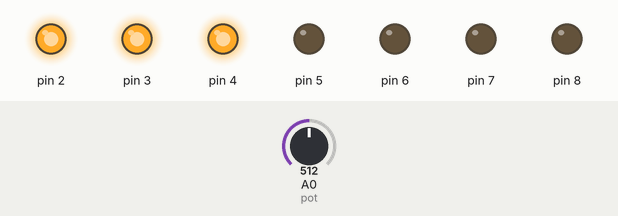
This sketch was run on a simulated Arduino Uno, built with avr-gcc and run on an emulated ATmega328P. Shown: output pins drawn as LEDs (lit = HIGH). Dashed ring = blinking. The test bench sets the inputs (shaded band); at power-on: A0 (pot) = 512.

Above: at 1.3 s.
1.4 s: A0 (pot) set to 480
At 1.77 s:
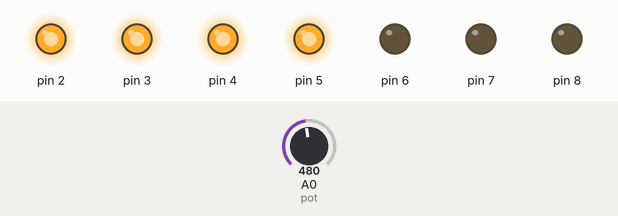
4.5 s: A0 (pot) set to 450
7.6 s: A0 (pot) set to 0
At 9.2 s:
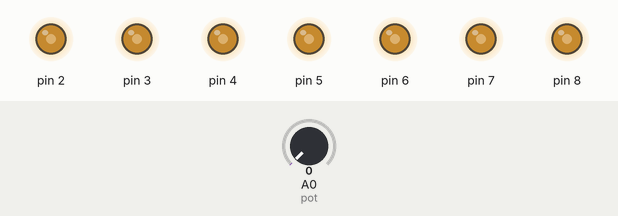
9.5 s: A0 (pot) set to 18
At 9.69 s:
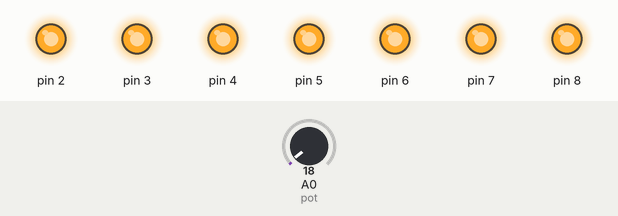
12.6 s: A0 (pot) set to 122
At 13.16 s:
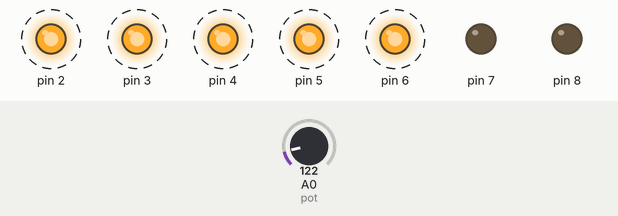
15.7 s: A0 (pot) set to 306
Timing chart, 0 to 19.8 s (numbered marks = the images above; inputs shaded):
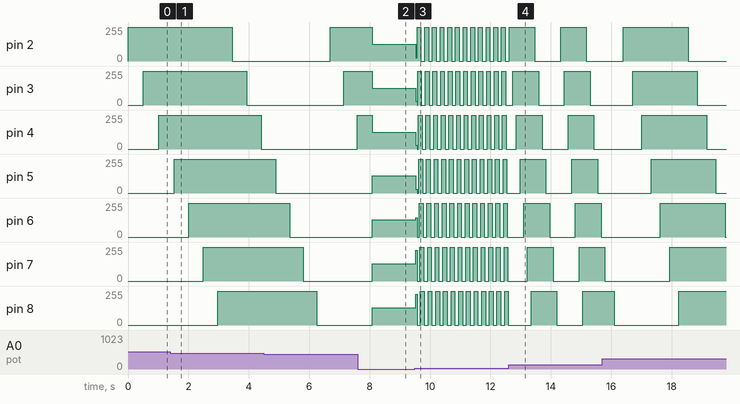

Measured:
- the behaviour switches between 494 and 493 on A0 (pot) (found by bisection; images 0 and 1)
- after the input at 1.4 s, pin 4: 255/255 → 0/255 after 3.0 s
- after the input at 4.5 s, pin 4: 0/255 → 255/255 after 3.1 s
- after the input at 7.6 s, pin 2–4: 255/255 → 126/255 after 0.49 s; pin 5, pin 8: 0/255 → 129/255 after 0.49 s; pin 6, pin 7: 0/255 → 130/255 after 0.49 s
- after the input at 9.5 s, pin 2: 126/255 → 26/255 at once, then repeats every 0.25 s: 255/255 0.13 s, 0/255 0.13 s; pin 4: 126/255 → 28/255 at once, then moves between 0/255 and 255/255, repeating every 1.5 s
- after the input at 12.6 s, pin 2: 255/255 → 0/255 after 0.87 s, → 255/255 0.85 s later, → 0/255 0.85 s later; pin 3: alternates 255/255 for 0.85 s and 0/255 for 0.85 s, starting after 0.14 s

The sketch:

7LedChaser.ino
```cpp
int ledpin;
int pot = A0;

void setup() {
for(ledpin=2;ledpin<=8;ledpin++){
  pinMode(ledpin,OUTPUT);
 }
}
void loop() {
  for(ledpin=2;ledpin<=8;ledpin++){
  int value = analogRead(pot);
  digitalWrite(ledpin,HIGH);
  delay(value);
  }
    for(ledpin=2;ledpin<=8;ledpin++){
      int value = analogRead(pot);
  digitalWrite(ledpin,LOW);
  delay(value);
  }
}
```
